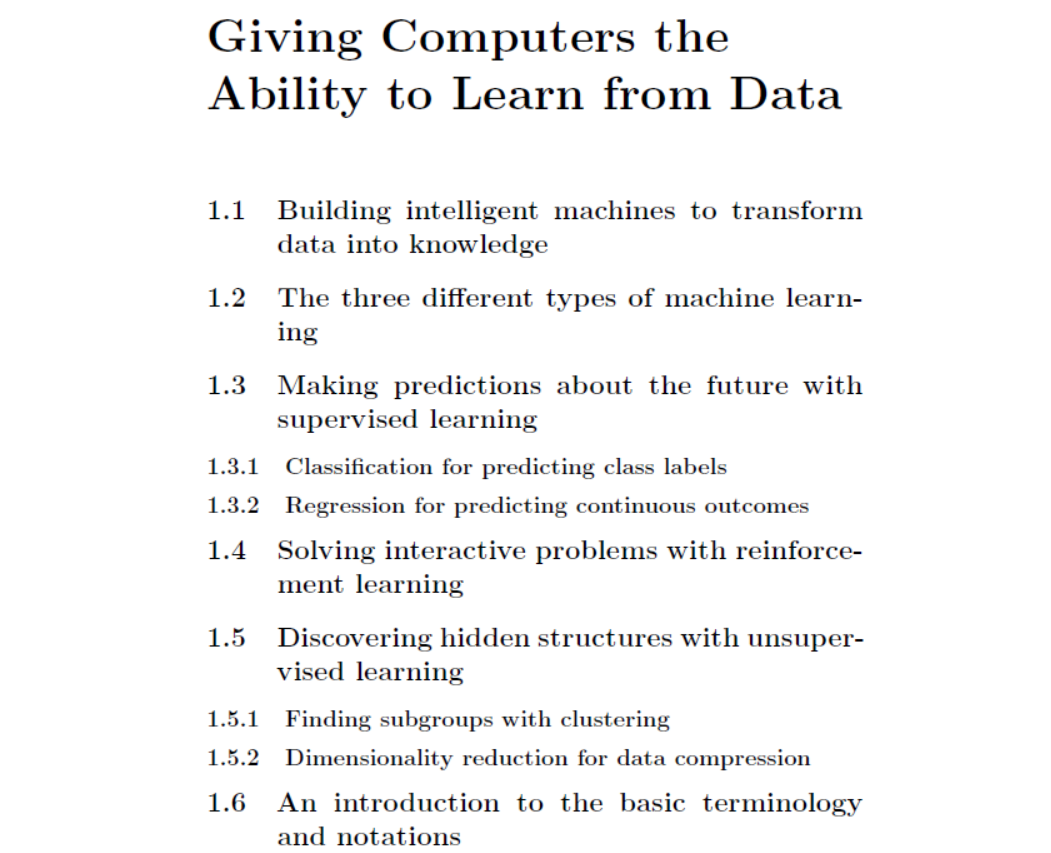
#> input picture ocr/input_images/demo_test2.png, 1051 x 853 px, found by its file name
$ python Skewed.py
#> lines starting #> are read from the running program, lines starting #| are printed output that depends on the picture; after the words box and inside, x2 and y2 are one past the last pixel; in counts of white or black regions, pixels touching at a corner belong together
import cv2
import numpy as np
#import pytesseract as py
image=cv2.imread("C:\\Users\\DELL\\Pictures\\Screenshots\\test\\demo_test2.png") # Reading an image
#> image is the input picture: shape (853, 1051, 3); mean B, G, R 245.3, 245, 245

gray = cv2.cvtColor(image, cv2.COLOR_BGR2GRAY)
gray = cv2.bitwise_not(gray)
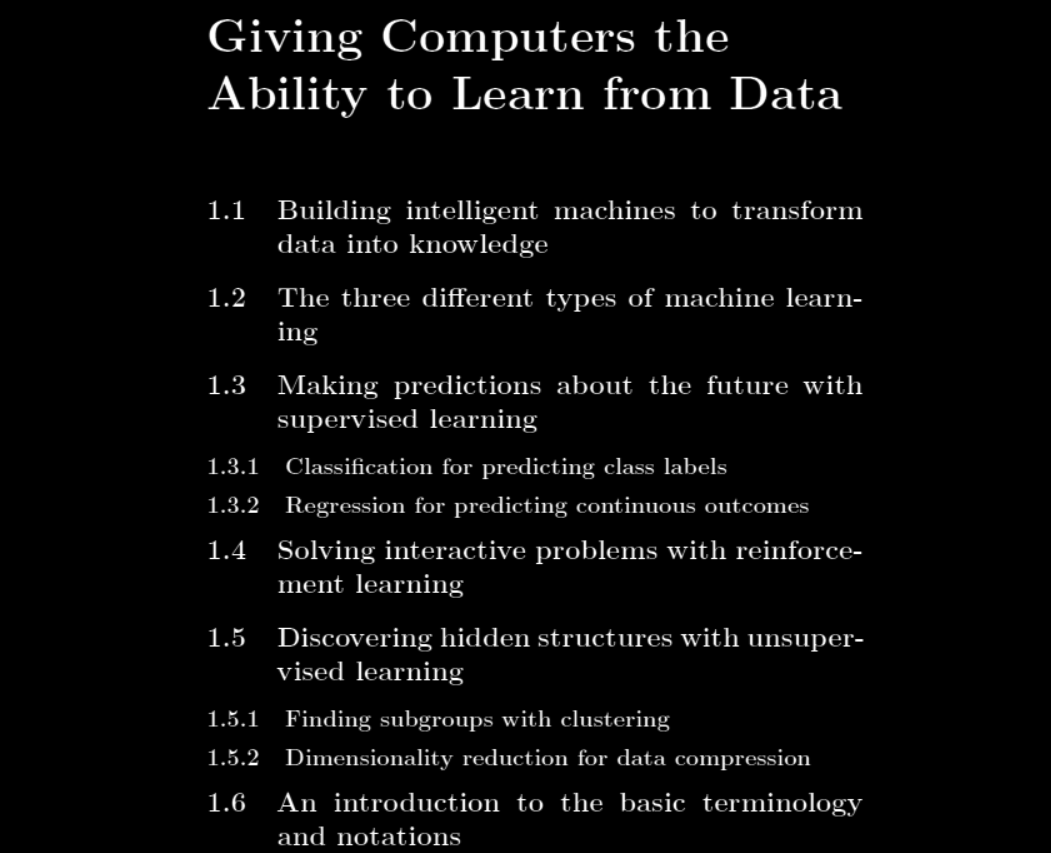
#> gray: shape (853, 1051); min 0, max 255, mean 9.9
cv2.imshow("Input", image)
cv2.imshow("gray", gray)
cv2.waitKey(0)

# threshold the image, setting all foreground pixels to
# 255 and all background pixels to 0
thresh = cv2.threshold(gray, 0, 255,cv2.THRESH_BINARY | cv2.THRESH_OTSU)[1]
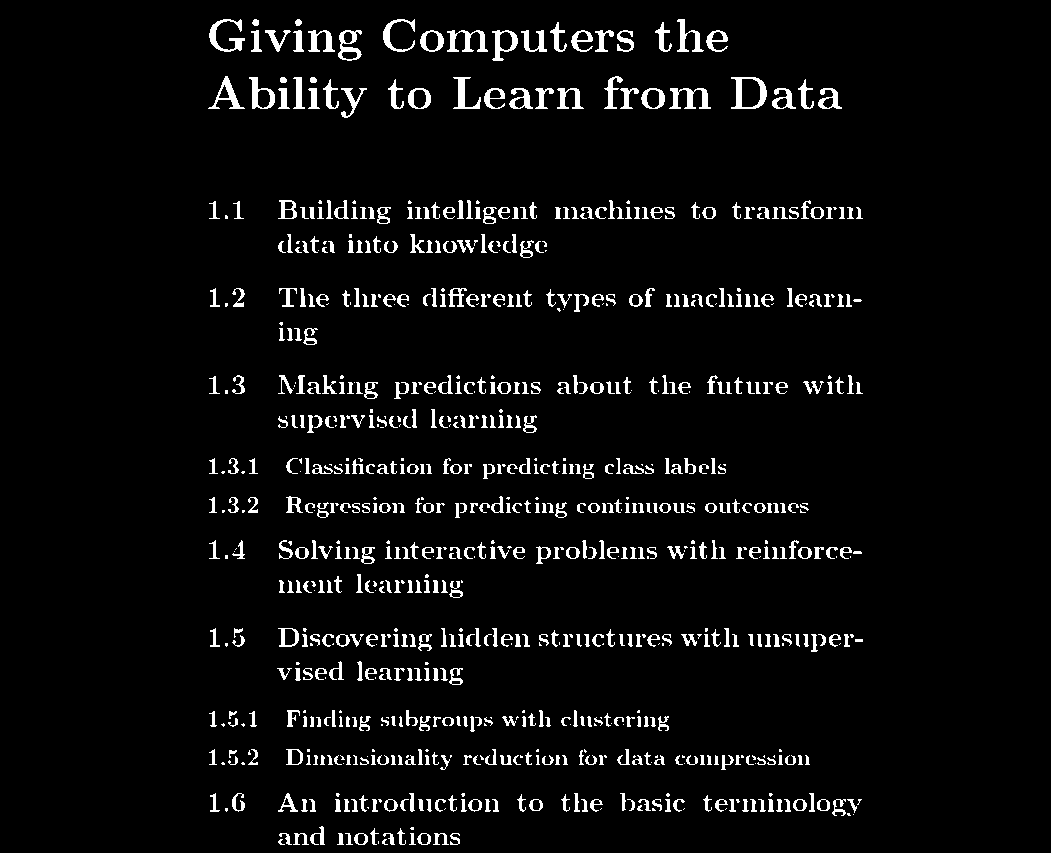
#> thresh: shape (853, 1051); 4.8% white; 854 white regions (217 under 20 px), largest, box (x1, y1, x2, y2) and area: (731, 77, 767, 109) 455, (669, 88, 711, 109) 425, (447, 30, 488, 52) 412
cv2.imshow("Thresh", thresh)
cv2.waitKey(0)

# grab the (x, y) coordinates of all pixel values that
# are greater than zero, then use these coordinates to
# compute a rotated bounding box that contains all
# coordinates
coords = np.column_stack(np.where(thresh > 0))
#> coords = 42976 pairs, first value 19 to 844, second value 208 to 862
angle = cv2.minAreaRect(coords)[-1]
#> angle = -90
#> (the run stopped early here; a loop or call above may not have finished)

$ run again, with ocr/input_images/demo_test1.png copied over ocr/input_images/demo_test2.png
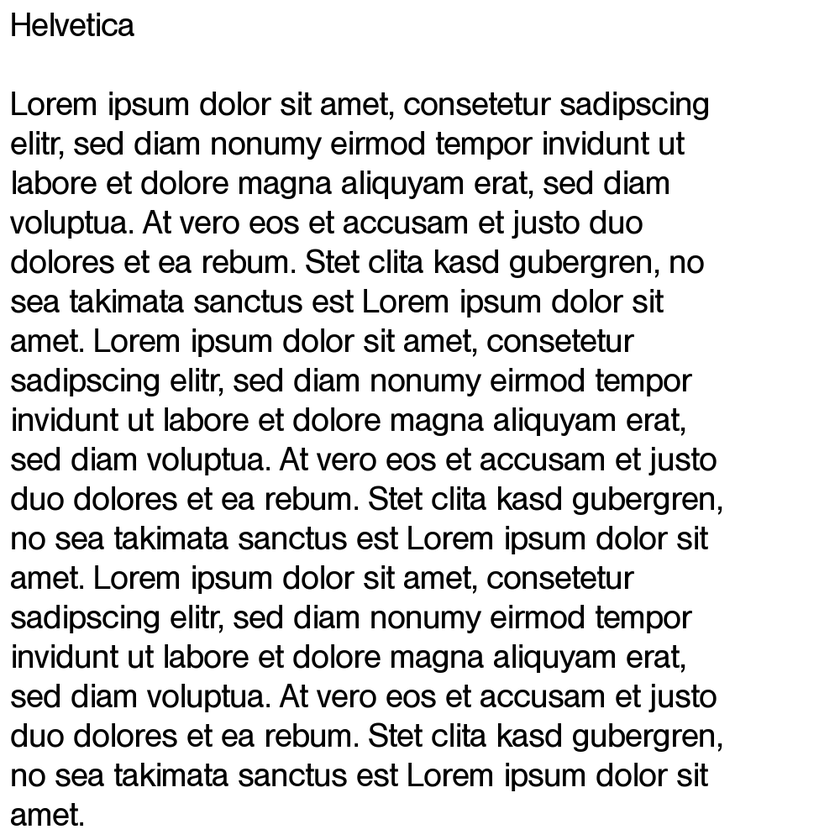
#> input picture ocr/input_images/demo_test1.png, 840 x 840 px, shrunk from 1000 x 1000 before the run, found by its file name
#> image is the input picture: shape (840, 840, 3); min 0, max 255, mean 221.9
#> `gray = cv2.bitwise_not(gray)`:
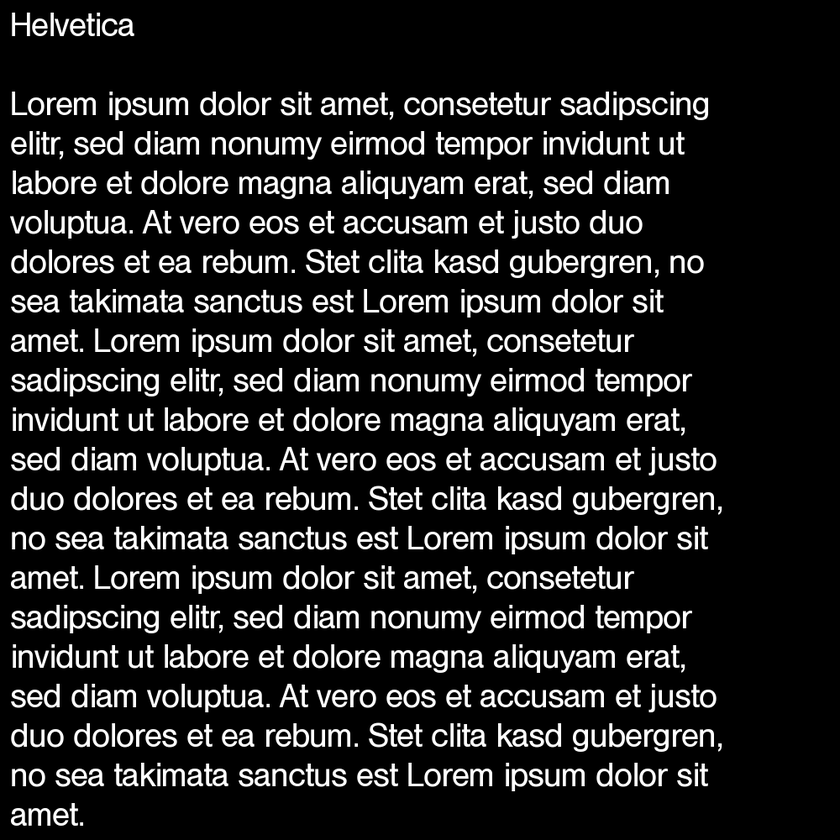
#> gray: shape (840, 840); min 0, max 255, mean 33.1
#> `thresh = cv2.threshold(gray, 0, 255,cv2.THRESH_BINARY | cv2.THRESH_OTS..`:
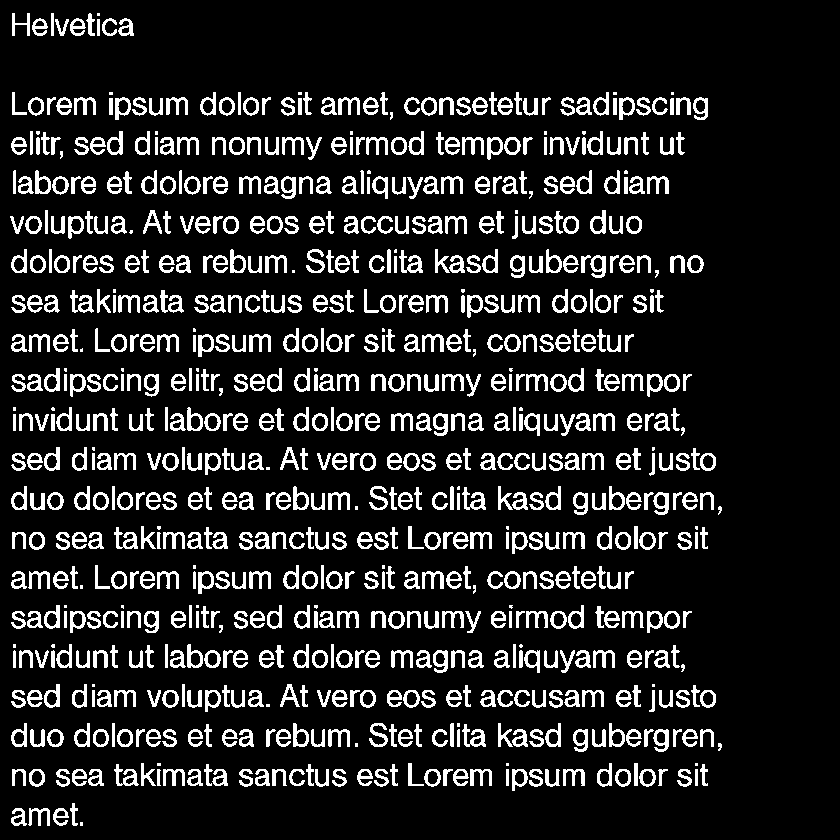
#> thresh: shape (840, 840); 13.4% white; 789 white regions (61 under 20 px), largest, box (x1, y1, x2, y2) and area: (160, 290, 184, 313) 254, (462, 724, 486, 747) 250, (399, 250, 423, 273) 249
#> coords = 94693 pairs, first value 13 to 825, second value 10 to 721
#> angle = -89.91

$ run again, with ocr/input_images/demo_test5.png copied over ocr/input_images/demo_test2.png
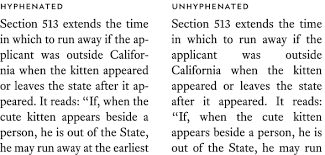
#> input picture ocr/input_images/demo_test5.png, 325 x 155 px, found by its file name
#> image is the input picture: shape (155, 325, 3); mean B, G, R 228.9, 228.7, 229.1
#> `gray = cv2.bitwise_not(gray)`:
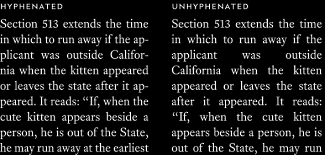
#> gray: shape (155, 325); min 0, max 255, mean 26.2
#> `thresh = cv2.threshold(gray, 0, 255,cv2.THRESH_BINARY | cv2.THRESH_OTS..`:
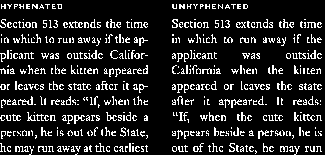
#> thresh: shape (155, 325); 13.8% white in thin lines or dots
#> coords = 6934 pairs, first value 4 to 154, second value 0 to 321
#> angle = -90
